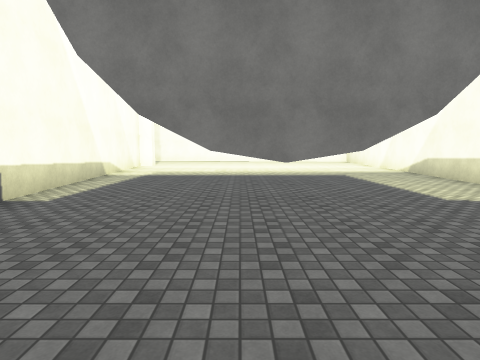
view 1 (above)

18 first-person views from a walk through a 3-D level made in the Unity game engine. The camera is 1.5 m above the floor, tilts 6° down and sees 80° across. The floor is counted in squares, 2 m on a side. Each view is taken from the middle of a square. On the plan, view 1 faces up. The plan holds only what a view shows up to about 10 squares ahead; the rest is blank. The place goes on beyond the plan. The player character is not drawn. Surface patterns are stand-ins for the level's own textures.

view 2
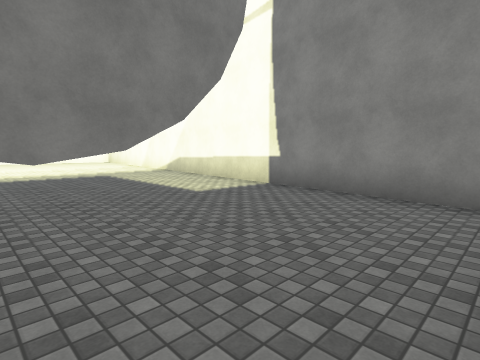

view 3
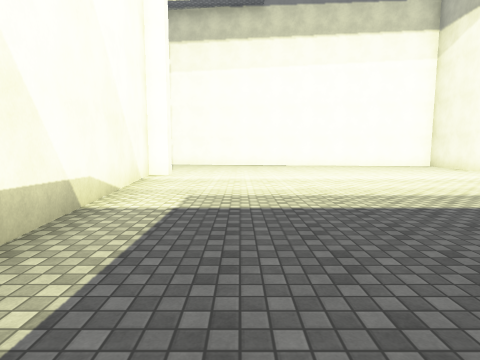

view 4
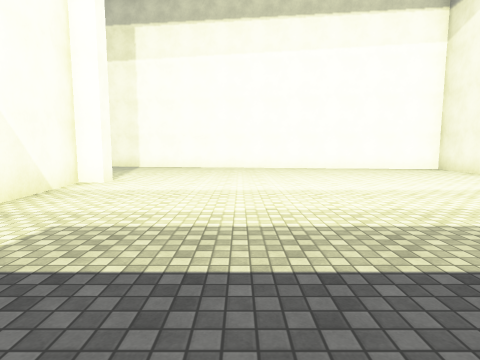

view 5
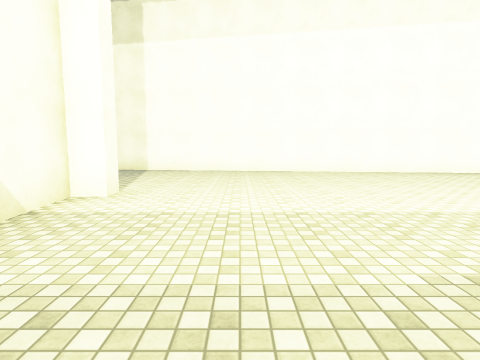

view 6
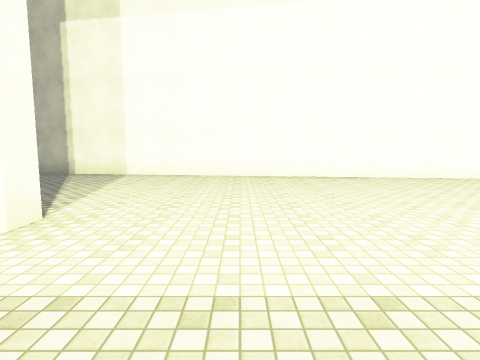

view 7
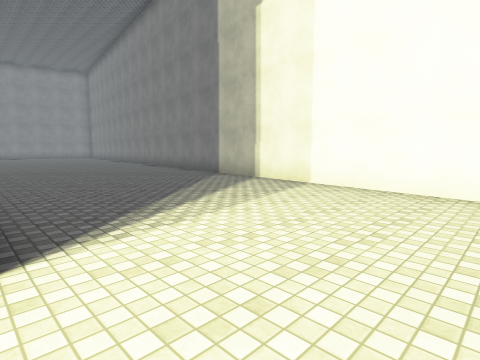

view 8
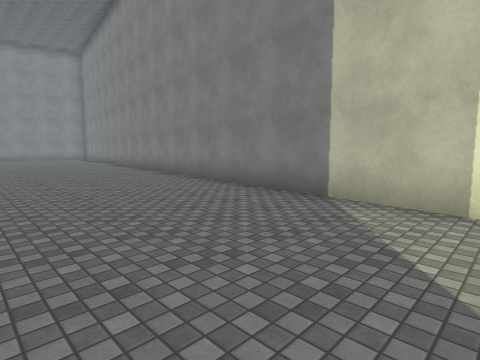

view 9
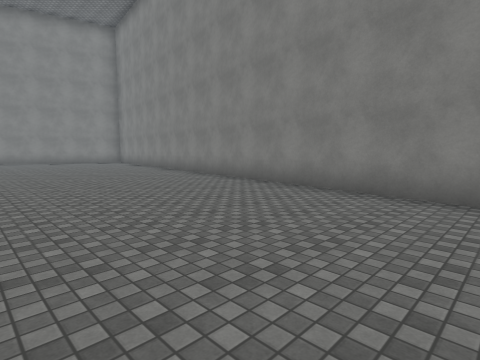

view 10
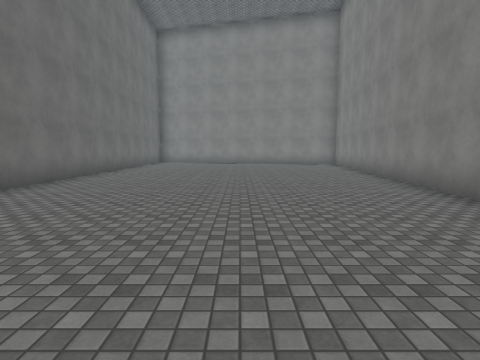

view 11
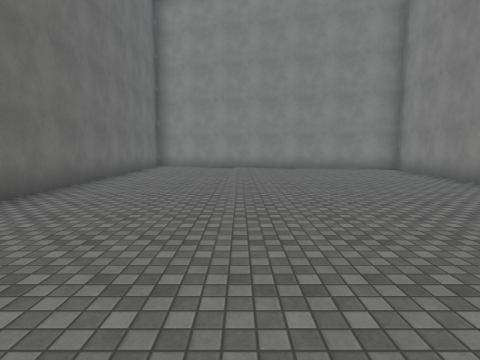

view 12
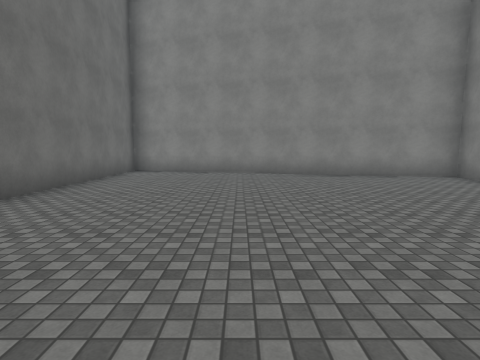

view 13
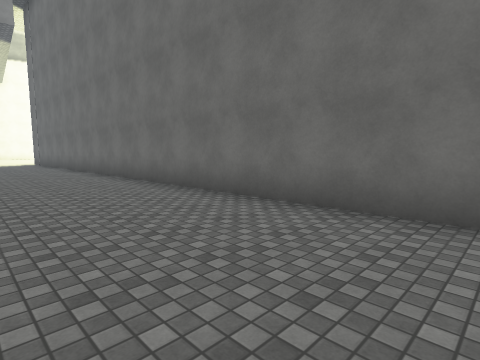

view 14
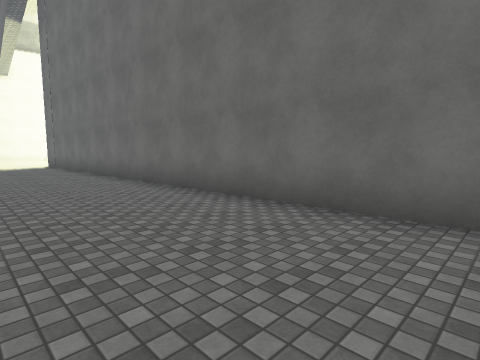

view 15
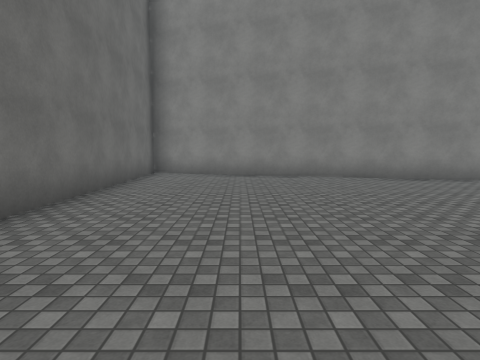

view 16
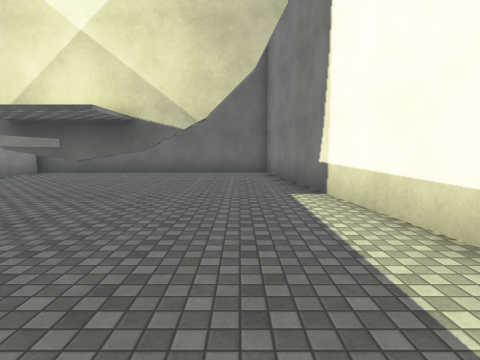

view 17
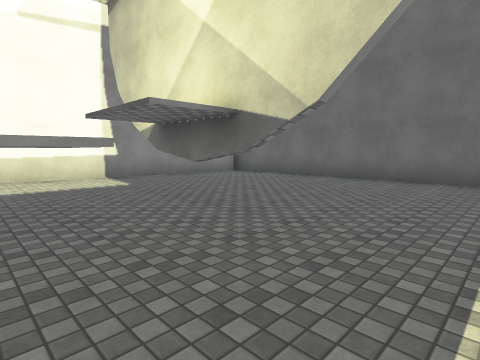

view 18
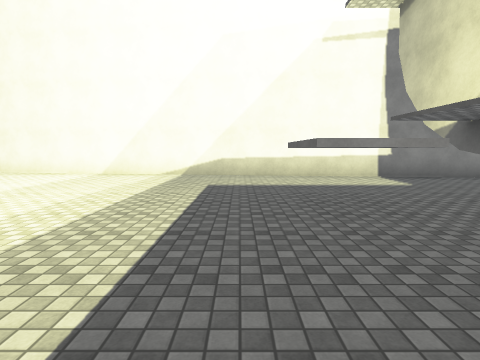

### Floor plan
Key: @ floor where view 1 was taken; # wall or solid block; . floor; T thing the floor can be seen under or through.
Columns run from 32 left of view 1 to 7 right of it. Each row starts with its distance up from view 1.
 23   #######
 22  ##.....#########
 21  #..............#########
 20  #......................########
 19  #.............................########
 18 ##....................................
 17 #......................................#
 16 #......................................#
 15 #......................................#
 14 #...................#####  #...........#
 13 #####################      #..........##
 12                            #..........#
 11                            #..........#
 10                            #..........#
  9                            ##.........#
  8                             #.........#
  7                             #...TT....#
  6                             #...T ....#
  5                             #........##
  4                             #...TT...#
  3                             #........#
  2                             #........#
  1                             ##.......#
  0                              #..@....#
 -1                              #########

Where each view was taken, in squares from view 1:
view 1: 0 up, 0 right, facing up
view 2: 0 up, 0 right, facing up-right
view 3: 5 up, 2 left, facing up
view 4: 7 up, 1 left, facing up
view 5: 9 up, 2 left, facing up
view 6: 11 up, 2 left, facing up
view 7: 14 up, 2 left, facing up-left
view 8: 16 up, 7 left, facing up-left
view 9: 16 up, 13 left, facing up-left
view 10: 18 up, 15 left, facing left
view 11: 17 up, 19 left, facing left
view 12: 17 up, 22 left, facing left
view 13: 17 up, 22 left, facing down-right
view 14: 17 up, 19 left, facing down-right
view 15: 16 up, 23 left, facing left
view 16: 9 up, 2 left, facing down
view 17: 7 up, 3 left, facing down-right
view 18: 8 up, 3 left, facing right
